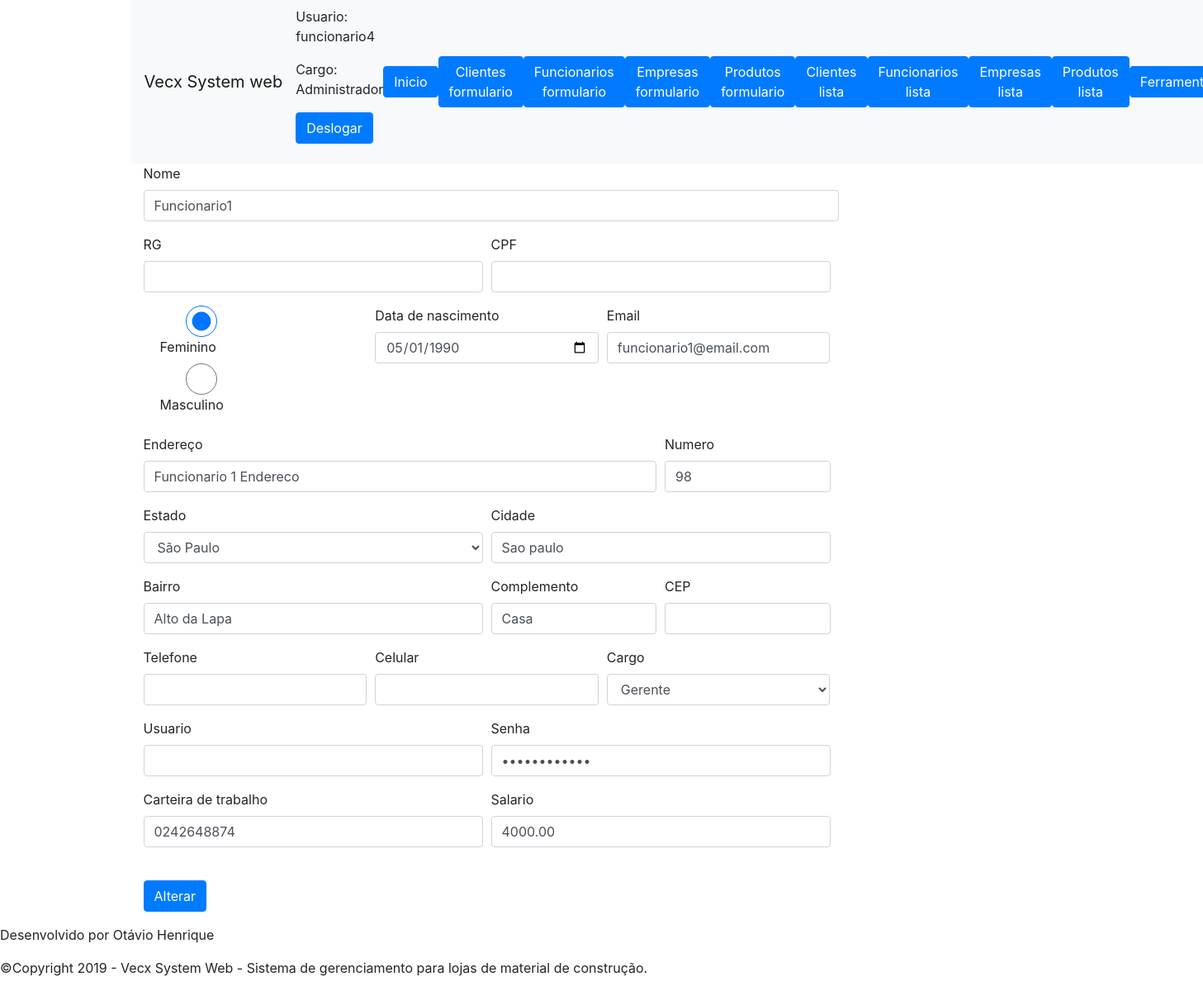
The app's page /formulario-altera-funcionario.php?id=1 (signed in) with its own data.
### tables this page shows
CREATE TABLE `funcionario` (
  `id` int(20) NOT NULL,
  `nome` varchar(255) NOT NULL,
  `sexo` varchar(255) NOT NULL,
  `data_nascimento` date NOT NULL,
  `email` varchar(255) NOT NULL,
  `endereco` varchar(255) NOT NULL,
  `numero` varchar(255) NOT NULL,
  `estado` varchar(255) NOT NULL,
  `cidade` varchar(255) NOT NULL,
  `bairro` varchar(255) NOT NULL,
  `complemento` varchar(255) NOT NULL,
  `referencia` varchar(255) NOT NULL,
  `cep` varchar(255) NOT NULL,
  `cpf` varchar(255) NOT NULL,
  `rg` varchar(255) NOT NULL,
  `telefone` varchar(255) NOT NULL,
  `celular` varchar(255) NOT NULL,
  `cargo` varchar(255) NOT NULL,
  `login` varchar(255) NOT NULL,
  `senha` varchar(255) NOT NULL,
  `carteira_trabalho` varchar(255) NOT NULL,
  `salario` decimal(20,2) NOT NULL,
  `codigo` varchar(255) NOT NULL,
  `funcionario_nome` varchar(255) NOT NULL,
  `data_cadastro` date NOT NULL,
  `hora_cadastro` time NOT NULL
);

### class/FuncionarioDao.php (called while the page is built, shortened)
<?php
    require_once("Funcionario.php");
    class FuncionarioDao {
        function __construct($conexao) {
            $this->conexao = $conexao;
        }
        public function buscaFuncionario($id) {
            $id = mysqli_real_escape_string($this->conexao, $id);
            $query = "SELECT * FROM funcionario WHERE id = '{$id}'";
            $resultado = mysqli_query($this->conexao, $query);
            $funcionario_buscado = mysqli_fetch_assoc($resultado);
            $funcionario = new Funcionario();
            $funcionario->setId($funcionario_buscado['id']);
            $funcionario->setNome($funcionario_buscado['nome']);
            $funcionario->setCpf($funcionario_buscado['cpf']);
            $funcionario->setRg($funcionario_buscado['rg']);
            $funcionario->setSexo($funcionario_buscado['sexo']);
            $funcionario->setDataNascimento($funcionario_buscado['data_nascimento']);
            $funcionario->setEmail($funcionario_buscado['email']);
            $funcionario->setEndereco($funcionario_buscado['endereco']);
            $funcionario->setNumero($funcionario_buscado['numero']);
            $funcionario->setEstado($funcionario_buscado['estado']);
            $funcionario->setCidade($funcionario_buscado['cidade']);
            $funcionario->setBairro($funcionario_buscado['bairro']);
            $funcionario->setComplemento($funcionario_buscado['complemento']);
            $funcionario->setReferencia($funcionario_buscado['referencia']);
            $funcionario->setCep($funcionario_buscado['cep']);
            $funcionario->setTelefone($funcionario_buscado['telefone']);
            $funcionario->setCelular($funcionario_buscado['celular']);
            $funcionario->setCodigo($funcionario_buscado['codigo']);
            $funcionario->setCargo($funcionario_buscado['cargo']);
            $funcionario->setLogin($funcionario_buscado['login']);
            $funcionario->setSenha($funcionario_buscado['senha']);
            $funcionario->setCarteiraTrabalho($funcionario_buscado['carteira_trabalho']);
            $funcionario->setSalario($funcionario_buscado['salario']);
            $funcionario->setFuncionarioNome($funcionario_buscado['funcionario_nome']);
            $funcionario->setDataCadastro($funcionario_buscado['data_cadastro']);
            $funcionario->setHoraCadastro($funcionario_buscado['hora_cadastro']);
            return $funcionario;
        }
    }

### class/DadosBasicos.php (called while the page is built, shortened)
<?php
    class DadosBasicos {
        private $nome;
        private $email;
        private $endereco;
        private $numero;
        private $estado;
        private $cidade;
        private $bairro;
        private $complemento;
        private $cep;
        private $telefone;
        public function getNome() {
            return $this->nome;
        }
        public function setNome($nome) {
            $this->nome = $nome;
        }
        public function getEmail() {
            return $this->email;
        }
        public function setEmail($email) {
            $this->email = $email;
        }
        public function getEndereco() {
            return $this->endereco;
        }
        public function setEndereco($endereco) {
            $this->endereco = $endereco;
        }
        public function getNumero() {
            return $this->numero;
        }
        public function setNumero($numero) {
            $this->numero = $numero;
        }
        public function getEstado() {
            return $this->estado;
        }
        public function setEstado($estado) {
            $this->estado = $estado;
        }
        public function getCidade() {
            return $this->cidade;
        }
        public function setCidade($cidade) {
            $this->cidade = $cidade;
        }
        public function getBairro() {
            return $this->bairro;
        }
        public function setBairro($bairro) {
            $this->bairro = $bairro;
        }
        public function getComplemento() {
            return $this->complemento;
        }
        public function setComplemento($complemento) {
            $this->complemento = $complemento;
        }
        public function getCep() {
            return $this->cep;
        }
        public function setCep($cep) {
            $this->cep = $cep;
        }
        public function getTelefone() {
            return $this->telefone;
        }
        public function setTelefone($telefone) {
            $this->telefone = $telefone;
        }
    }

### class/Pessoa.php (called while the page is built, shortened)
<?php
    require_once("DadosBasicos.php");
    class Pessoa extends DadosBasicos {
        private $cpf;
        private $rg;
        private $sexo;
        private $dataNascimento;
        private $celular;
        public function getCpf() {
            return $this->cpf;
        }
        public function setCpf($cpf) {
            $this->cpf = $cpf;
        }
        public function getRg() {
            return $this->rg;
        }
        public function setRg($rg) {
            $this->rg = $rg;
        }
        public function getSexo() {
            return $this->sexo;
        }
        public function setSexo($sexo) {
            $this->sexo = $sexo;
        }
        public function getDataNascimento() {
            return $this->dataNascimento;
        }
        public function setDataNascimento($dataNascimento) {
            $this->dataNascimento = $dataNascimento;
        }
        public function getCelular() {
            return $this->celular;
        }
        public function setCelular($celular) {
            $this->celular = $celular;
        }
    }

### class/Listas.php (called while the page is built, shortened)
<?php
    class Listas {
        public static function listaEstadosBrasil() {
            return array(
                "Selecione" => "Selecione",
                "AC" => "Acre",
                "AL" => "Alagoas",
                "AP" => "Amapá",
                "AM" => "Amazonas",
                "BA" => "Bahia",
                "CE" => "Ceará",
                "DF" => "Distrito Federal",
                "ES" => "Espírito Santo",
                "GO" => "Goiás",
                "MA" => "Maranhão",
                "MT" => "Mato Grosso",
                "MS" => "Mato Grosso do Sul",
                "MG" => "Minas Gerais",
                "PA" => "Pará",
                "PB" => "Paraíba",
                "PR" => "Paraná",
                "PE" => "Pernambuco",
                "PI" => "Piauí",
                "RJ" => "Rio de Janeiro",
                "RN" => "Rio Grande do Norte",
                "RS" => "Rio Grande do Sul",
                "RO" => "Rondônia",
                "RR" => "Roraima",
                "SC" => "Santa Catarina",
                "SP" => "São Paulo",
                "SE" => "Sergipe",
                "TO" => "Tocantins"
            );
        }
        public static function listaCargo() {
            return array(
                "Selecione" => "Selecione",
                "Gerente" => "Gerente",
                "Administrador" => "Administrador",
                "Atendente" => "Atendente",
                "Estoque" => "Estoque",
                "Carregador" => "Carregador"
            );
        }
    }
?>

### class/Funcionario.php (called while the page is built, shortened)
<?php
    require_once("Pessoa.php");
    class Funcionario extends Pessoa {
        private $cargo;
        private $senha;
        private $carteiraTrabalho;
        private $salario;
        public function getCargo() {
            return $this->cargo;
        }
        public function setCargo($cargo) {
            $this->cargo = $cargo;
        }
        public function getSenha() {
            return $this->senha;
        }
        public function setSenha($senha) {
            $this->senha = $senha;
        }
        public function getCarteiraTrabalho() {
            return $this->carteiraTrabalho;
        }
        public function setCarteiraTrabalho($carteiraTrabalho) {
            $this->carteiraTrabalho = $carteiraTrabalho;
        }
        public function getSalario() {
            return $this->salario;
        }
        public function setSalario($salario) {
            $this->salario = $salario;
        }
    }

### formulario-altera-funcionario.php (the view, shortened to what this page needs)
<?php
    require_once("cabecalho.php");
    require_once("menu-nav-bar.php");
    require_once("class/Listas.php");
    require_once("class/Conecta.php");
    require_once("class/Funcionario.php");
    require_once("class/FuncionarioDao.php");
    $id = $_GET['id'];
    $conexao = Conecta::criaConexao();
    $funcionarioDao = new FuncionarioDao($conexao);
    $funcionario = $funcionarioDao->buscaFuncionario($id);
?>
<form action="altera-funcionario.php" method="post">
    <div class="col-md-12 form-group">
        <label for="c_nome">Nome</label>
        <input type="text" name="nome" id="c_nome" class="form-control" value="<?= $funcionario->getNome(); ?>">
    </div>
    <div class="col-md-12 form-row">
        <div class="col-md-6 form-group">
            <label for="c_rg">RG</label>
            <input type="number" name="rg" id="c_rg" class="form-control" value="<?= $funcionario->getRg(); ?>">
        </div>
        <div class="col-md-6 form-group">
            <label for="c_cpf">CPF</label>
            <input type="number" name="cpf" id="c_cpf" class="form-control" value="<?= $funcionario->getCpf(); ?>">
        </div>
    </div>
    <div class="col-md-12 form-row">
        <div class="col-md-4 form-group">
            <?php
                $radioFeminino = "";
                $radioMasculino = "";
                if ($funcionario->getSexo() == "Feminino") {
                    $radioFeminino = "checked";
                } else if ($funcionario->getSexo() == "Masculino") {
                    $radioMasculino = "checked";
                }
            ?>
            <div class="col-md-6 form-check">
                <input type="radio" name="sexo" id="c_feminino" value="Feminino" class="form-control" <?= $radioFeminino; ?>>
                <label for="c_feminino">Feminino</label>
            </div>
            <div class="col-md-6 form-check">
                <input type="radio" name="sexo" id="c_masculino" value="Masculino" class="form-control" <?= $radioMasculino; ?>>
                <label for="c_masculino">Masculino</label>
            </div>
        </div>
        <div class="col-md-4 form-group">
            <label for="c_data_nascimento">Data de nascimento</label>
            <input type="date" name="data_nascimento" id="c_data_nascimento" class="form-control" value="<?= $funcionario->getDataNascimento(); ?>">
        </div>
        <div class="col-md-4 form-group">
            <label for="c_email">Email</label>
            <input type="text" name="email" id="c_email" class="form-control" value="<?= $funcionario->getEmail(); ?>">
        </div>
    </div>
    <div class="col-md-12 form-row">
        <div class="col-md-9 form-group">
            <label for="c_endereco">Endereço</label>
            <input type="text" name="endereco" id="c_endereco" class="form-control" value="<?= $funcionario->getEndereco(); ?>">
        </div>
        <div class="col-md-3 form-group">
            <label for="c_numero">Numero</label>
            <input type="number" name="numero" id="c_numero" class="form-control" value="<?= $funcionario->getNumero(); ?>">
        </div>
    </div>
    <div class="col-md-12 form-row">
        <div class="col-md-6 form-group">
            <label for="c_estado">Estado</label>
            <?php $estado = Listas::listaEstadosBrasil(); ?>
            <select name="estado" id="c_estado" class="form-control">
                <?php
                    foreach($estado as $k => $c) :
                        $estadoSelecionado = ($funcionario->getEstado() == $k) ? "selected" : "" ;
                ?>
                    <option value="<?= $k; ?>" <?= $estadoSelecionado; ?>><?= $c; ?></option>
                <?php endforeach ?>
            </select>
        </div>
        <div class="col-md-6 form-group">
            <label for="c_cidade">Cidade</label>
            <input type="text" name="cidade" id="c_cidade" class="form-control" value="<?= $funcionario->getCidade(); ?>">
        </div>
    </div>
    <div class="col-md-12 form-row">
        <div class="col-md-6 form-group">
            <label for="c_bairro">Bairro</label>
            <input type="text" name="bairro" id="c_bairro" class="form-control" value="<?= $funcionario->getBairro(); ?>">
        </div>
        <div class="col-md-3 form-group">
            <label for="c_complemento">Complemento</label>
            <input type="text" name="complemento" id="c_complemento" class="form-control" value="<?= $funcionario->getComplemento(); ?>">
        </div>
        <div class="col-md-3 form-group">
            <label for="c_cep">CEP</label>
            <input type="number" name="cep" id="c_cep" class="form-control" value="<?= $funcionario->getCep(); ?>">
        </div>
    </div>
    <div class="col-md-12 form-row">
        <div class="col-md-4 form-group">
            <label for="c_telefone">Telefone</label>
            <input type="number" name="telefone" id="c_telefone" class="form-control" value="<?= $funcionario->getTelefone(); ?>">
        </div>
        <div class="col-md-4 form-group">
            <label for="c_celular">Celular</label>
            <input type="number" name="celular" id="c_celular" class="form-control" value="<?= $funcionario->getCelular(); ?>">
        </div>
        <div class="col-md-4 form-group">
            <label for="c_cargo">Cargo</label>
            <?php $cargo = Listas::listaCargo(); ?>
            <select name="cargo" id="c_cargo" class="form-control">
                <?php
                    foreach($cargo as $k => $c) :
                        $cargoSelecionado = ($funcionario->getCargo() == $k) ? "selected" : "" ;
                ?>
                    <option value="<?= $k; ?>" <?= $cargoSelecionado; ?>><?= $c; ?></option>
                <?php endforeach ?>
            </select>
        </div>
    </div>
    <div class="col-md-12 form-row">
        <div class="col-md-6 form-group">
        <label for="c_usuario">Usuario</label>
            <input type="text" name="usuario" id="c_usuario" class="form-control">
        </div>
        <div class="col-md-6 form-group">
            <label for="c_senha">Senha</label>
            <input type="password" name="senha" id="c_senha" class="form-control" value="<?= $funcionario->getSenha(); ?>">
        </div>
    </div>
    <div class="col-md-12 form-row">
        <div class="col-md-6 form-group">
            <label for="c_carteira_trabalho">Carteira de trabalho</label>
            <input type="text" name="carteira_trabalho" id="c_carteira_trabalho" class="form-control" value="<?= $funcionario->getCarteiraTrabalho(); ?>">
        </div>
        <div class="col-md-6 form-group">
            <label for="c_salario">Salario</label>
            <input type="number" name="salario" id="c_salario" class="form-control" value="<?= $funcionario->getSalario(); ?>">
        </div>
    </div>
    <br>
    <div class="col-md-12 form-group">
        <button type="submit" class="btn btn-primary" id="b_salvar">Alterar</button>
    </div>
</form>
<?php require_once("rodape.php"); ?>

### records on screen
funcionario: nome "Funcionario1", data_nascimento "05/01/1990", email "funcionario1@email.com", endereco "Funcionario 1 Endereco", numero "98", cidade "Sao paulo", bairro "Alto da Lapa", complemento "Casa", carteira_trabalho "0242648874", salario "4000.00"

### other values on screen
$_SESSION["usuario_logado"] "funcionario4"
$_SESSION["usuario_cargo"] "Administrador"
form field estado "São Paulo"
form field cargo "Gerente"
